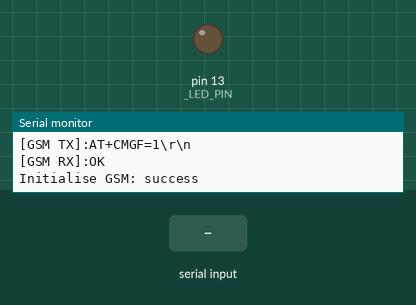
Simulated run of this sketch. Board: Arduino Uno, built with avr-gcc and run on an emulated ATmega328P. Parts: output pins drawn as LEDs (lit = HIGH), the last lines printed to the serial monitor. Dashed ring = blinking. The inputs (shaded band) are chosen by the test bench. The modem accepts every AT command (registered, SIM ready, sends succeed) and sends nothing else.

Above: at 0.1 s.
At 5.7 s:
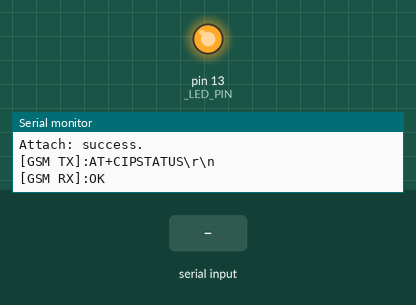
5.8 s: "> \n" received over the second serial link
At 8.9 s:
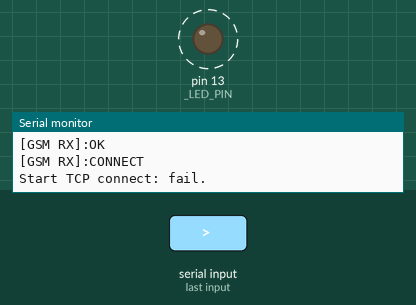
Timing chart, 0 to 14.8 s (numbered marks = the images above; inputs shaded):
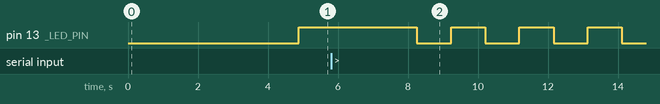

The sketch:

gsmiot_rev1.ino
```cpp
// (licence header left out)
#include <SoftwareSerial.h>

//------------//
// CONFIGURE
//------------//
// Set your server URL and API here.
#define      _SRV_URL       "your_host_url"
#define      _SRV_API       "/api.php"

// Set your SIM provider Access point name here.
#define      _APN_NAME      "giffgaff.com"
#define      _APN_USER      "giffgaff"
#define      _APN_PASSWORD  ""

// Device details:
#define      _DEV_ID        "123456"


///////////////////////////////////////////////////////////////////////////////
// TIMER METHODS                                                             //
///////////////////////////////////////////////////////////////////////////////

// Interrupt driver timer counter. Incremented once per millisecond.
static signed long _msTimerCounter;

// Defines the timer variable type.
#define TTimer long

// Define macro to turn on or off timer1 interrupts.
#define _TM1_INTERRUTS_ON TIMSK1 |= (1 << TOIE1)
#define _TM1_INTERRUTS_OFF TIMSK1 &= ~(1 << TOIE1)


/**
 * Initialise timer. Uses hardware timer1.
 *
 */
void timerInit()
{
  // Initialize timer1
  noInterrupts();           // Disable all interrupts
  TCCR1A = 0;
  TCCR1B = 0;

  TCNT1 = 65475;            // Preload timer 65536-(16MHz/256/1000Hz).
  TCCR1B |= (1 << CS12);    // 256 prescaler.
  TIMSK1 |= (1 << TOIE1);   // Enable timer overflow interrupt.
  interrupts();             // Enable all interrupts.
}


/**
 * Timer1 overflow interrupt.
 */
ISR(TIMER1_OVF_vect)
{
  TCNT1 = 65475;            // Preload timer to time out after ~1ms.
  _msTimerCounter++;        // Increment the 1ms timer counter.
}

/**
 * Get safe value of 1ms timer.
 *
 */
long timerGetTimerCounter()
{
  long t1, t2;

  do  {
    t1 = _msTimerCounter;
    t2 = _msTimerCounter;
  } while (t1 != t2);

  // Return value of timer.
  return t1;
}

/**
 * Sets up timer to time out after a number of milliseconds.
 * Use with timedOut()
 *
 * @param timer Pointer to timer variable.
 * @param value Value in milliseconds to time out.
 */
void timeOutAfter(long *timer, long value)
{
  *timer = timerGetTimerCounter() + value;
}


/**
 * Test timer for time out.
 *
 * @return 0:Not timed out, 1:timed out.
 */
int timedOut(long timer)
{
  long diff;

  diff = timer - timerGetTimerCounter();

  if (diff < 0)
    // Timed out.
    return !0;
  else
    // Not timed out.
    return 0;
}


///////////////////////////////////////////////////////////////////////////////
// GSM METHODS  (for SIM900 shield)                                          //
///////////////////////////////////////////////////////////////////////////////

// GSM uses software serial on io pin 7 & 8. Ensure jumpers
// are set correctly on GSM SIM900 or SIM800 shield.
const byte    GSM_RX_PIN = 7;
const byte    GSM_TX_PIN = 8;

// General purpose GSM line buffer. This is in global space
// to save stack space.
char         _gsmLine[80];

// Define software serial object for GSM.
SoftwareSerial _gsmSer (GSM_RX_PIN, GSM_TX_PIN);

/**
 * Send string to GSM.
 *
 * @param s String to send.
 */
void gsmSend(char *s)
{
  // Out put to monitor.
  Serial.print(F("[GSM TX]:"));
  Serial.println(s);

  // Send to GSM.
  _gsmSer.print(s);
}


/**
 * Send string to GSM and append line feed carriage return.
 *
 * @param s String to send.
 */
void gsmSendLn(char *s)
{
  // Output to monitor.
  Serial.print(F("[GSM TX]:"));
  Serial.print(s);
  Serial.println(F("\\r\\n"));

  // Send the string to GSM.
  _gsmSer.println(s);
}

/**
 * Sends command string to GSM and wait for OK response or timeout.
 *
 * @return 0:No, or wrong response. 1:Success got OK response.
 */
int gsmSendLnWaitOK(char *cmd)
{

  // Send command.
  gsmSendLn(cmd);

  // Get the reponse.
  gsmGetLnWait( _gsmLine, sizeof( _gsmLine), 1000);

  if (strstr(_gsmLine, "OK"))
    return 1;
  else
    return 0;

}

/**
 * Wait for response from GSM. Waits upto msTimeout milliseconds.
 *
 * @param line Line buffer where response will be stored.
 * @param n Size of line buffer.
 * @param msTimeout Max time to wait for response.
 * @return 0:timeout waiting for response. 1: success.
 */
int gsmGetLnWait(char *line, int n, long msTimeout)
{
  char ch;
  char *psz;
  char *pszEnd;
  TTimer msTimer;

  // Initialise.
  psz = line;
  *psz = 0;
  pszEnd = line + n-1;
  timeOutAfter(&msTimer, msTimeout);

  // Collect response line from GSM or timeout.
  while ( 1 ) {
    // Return error if timed out.
    if (timedOut(msTimer)) {
      *psz = 0; // Terminate with null.
      _TM1_INTERRUTS_OFF;
      Serial.print(F("[GSM RX]: "));
      Serial.println(line);
      _TM1_INTERRUTS_ON;
      // Uncomment to reveal time outs.
      //Serial.println("<timed out>");
      return 0;
    }

    // Collect one character.
    if (_gsmSer.available())
      ch = _gsmSer.read();
    else
      // Nothing to collect, go round again.
    continue;

    // Parse collected character.
    switch(ch) {

      // Line feed //
    case '\n':
      // Got a line feed. That means we've received a complete line.
      *psz = 0; // Terminate with null.

      // Ignore blank lines.
      if (line[0] == 0)
        // Try for another.
        continue;

      // Got a non-blank line. Output to monitor and return.
      _TM1_INTERRUTS_OFF;
      Serial.print(F("[GSM RX]:"));
      Serial.println(line );
      _TM1_INTERRUTS_ON;
      return 1; // Success got line.
      break;

      // Carriage return //
    case '\r':
      break;  // Ignore carriage return;

      // All other characters //
    default:
      if ( psz < pszEnd) {
        // Insert char into buffer.
        *psz = ch;
        psz++;
      }
      else {
        // Maxed out buffer.
        *psz = 0;
      }
      break;

    } // end switch
  } // end while ( gsmRxHit() )
}

/**
 * Get connection status.
 */
int gsmGetConnectionStatus(char *line, int n)
{
  // Request connection status.
  gsmSendLn("AT+CIPSTATUS");

  // Get 1st line response.
  gsmGetLnWait(line, n, 1000);     // OK.

  if (gsmGetLnWait(line, n, 1000))
    return 1;
  else
    return 0;
}


/**
 * Get the registration status. Refer to AT command
 * for registration number meanings.
 *
 * @return -1: Error, n:reg status.
 */
int gsmGetRegistrationStatus()
{
    //char line[16];
    int reg;

    // Send the registration command.
    gsmSendLn("AT+CREG?");

    // Get response.
    // Expect "+CREG: 0,1"
    //                  ^- Reg. status.
    if (!gsmGetLnWait(_gsmLine, sizeof(_gsmLine), 500)) {
      // Error, could not get response.
      return -1;
    }
    reg = _gsmLine[9] - '0';

    // Expect OK.
    gsmGetLnWait(_gsmLine, sizeof(_gsmLine), 500);

    // Return registration satus.
    return reg;
}

/**
 * Initiate start of sending data.
 *
 * @return 0:Error, 1:success.
 */
int gsmDataBegin()
{
  //char line[8];

  // Data begin.
  Serial.println(F("Begin data send:..."));
  gsmSendLn("AT+CIPSEND");
  gsmGetLnWait(_gsmLine, sizeof(_gsmLine), 2000);
  if (!strstr(_gsmLine, "> ")) {
    // Error.
    Serial.println(F("Begin data send:fail."));
    return 0;
  }

  // Success.
  Serial.println(F("Begin data send:sucess."));
  return 1;
}

/**
 * End data send.
 *
 * @return 0:Error, 1:Success.
 */
int gsmDataEnd()
{
  //char line[16];

  // Send a 0x1A to invoke sending data thats in the GSM transmit
  // buffer. This can take serveral seconds.
  Serial.println(F("End data send:..."));
  _gsmLine[0] = 0x1A;
  _gsmLine[1] = 0;
  gsmSend(_gsmLine);

  // Expect SEND OK response from GSM. Allow good half minute for this.
  gsmGetLnWait(_gsmLine, sizeof(_gsmLine), 30000);
  if (!strstr(_gsmLine, "SEND OK")) {
      // Error did not get expected response.
      Serial.println(F("End data send:fail"));
      return 0;
  }

  // Success.
  Serial.println(F("End data send:sucess."));
  return 1;
}


/**
 * Close socket.
 *
 */
int gsmSocketDisconnect()
{
  //char line[10];

  Serial.println(F("Disconnect:..."));
  gsmSendLn("AT+CIPSHUT");
  gsmGetLnWait(_gsmLine, sizeof(_gsmLine), 10000);
  if (!strstr(_gsmLine, "SHUT OK")) {
    // Failed to disconnect.
    Serial.println(F("Disconnect: fail."));
    return 0;
  }

  // Success.
  Serial.println(F("Disconnect success."));
  return 1;
}


/**
 * Connect to socket.
 *
 * @return  0: Fail. 1:success.
 */
int gsmSocketConnect()
{
  //char line[32];
  int i, reg;


  // Wait for registration.
  Serial.println(F("Registration:..."));
  i = 6;
  while(1) {

    reg = gsmGetRegistrationStatus();
    if (reg==1 || reg==5)
      // Great, registered with network. Break from loop.
      break;

    // Another attempt.
    if (i-- == 0) {
      // Too manu attempts. Return error.
      Serial.println(F("Registration: not registered."));
      return 0;
    }

    // Check in 5 seconds time.
    delay(5000);
  }
  Serial.println(F("Registration: registered."));


  // Shut CIP.
  Serial.println(F("Shut:..."));
  gsmSendLn("AT+CIPSHUT");
  if (!gsmGetLnWait(_gsmLine, sizeof(_gsmLine), 500)) {
      Serial.println(F("Shut: fail."));
      return 0;
  }

  if (!strstr(_gsmLine, "SHUT OK")) {
      Serial.println(F("Shut: fail."));
      return 0;
  }

  // Attach.
  Serial.println("Attach:...");
  if (!gsmSendLnWaitOK("AT+CGATT=1")) {
      Serial.println(F("Attach: fail."));
      return 0;
  }
  Serial.println(F("Attach: success."));
  gsmGetConnectionStatus(_gsmLine, sizeof(_gsmLine));


  // Define PDP context.
  Serial.println(F("Set PDP:..."));
  sprintf(_gsmLine, "AT+CGDCONT=1,\"IP\",\"%s\"", _APN_NAME );
    if (!gsmSendLnWaitOK(_gsmLine)) {
    Serial.println(F("Set PDP fail."));
    return 0;
  }
  Serial.println(F("Set PDP: success."));
  gsmGetConnectionStatus(_gsmLine, sizeof(_gsmLine));

  // Set APN.
  Serial.println(F("Set APN:..."));
  sprintf(_gsmLine, "AT+CSTT=\"%s\",\"%s\",\"%s\"", _APN_NAME, _APN_USER, _APN_PASSWORD);
  if (!gsmSendLnWaitOK(_gsmLine)) {
    Serial.println(F("Set APN fail."));
    return 0;
  }
  Serial.println(F("Set APN: success."));
  gsmGetConnectionStatus(_gsmLine, sizeof(_gsmLine));

  // Bring up wirless. This can take many seconds.
  Serial.println(F("Bring up wireless:..."));
  gsmSendLn("AT+CIICR");
  gsmGetLnWait(_gsmLine, sizeof(_gsmLine), 30000);
  if (!strstr(_gsmLine, "OK")) {
    Serial.println(F("Bring up wireless: fail."));
    return 0;
  }
  Serial.println(F("Bring up wireless: success."));

  // Get local IP address.
  gsmSendLn("AT+CIFSR");
  gsmGetLnWait(_gsmLine, sizeof(_gsmLine), 500);
  gsmGetConnectionStatus(_gsmLine, sizeof(_gsmLine));


  // Start TCP connection.
  Serial.println(F("Start TCP connect:..."));
  gsmSend("AT+CIPSTART=\"TCP\",\"");
  gsmSend(_SRV_URL);                          // _SRV_URL
  gsmSendLn("\",\"80\"");                // Port.

  // Expect OK.
  gsmGetLnWait(_gsmLine, sizeof(_gsmLine), 30000);
  if (!strstr(_gsmLine, "OK")) {
    Serial.println(F("Start TCP connect: fail."));
    return 0;
  }
  // Expect CONNECT OK.
  gsmGetLnWait(_gsmLine, sizeof(_gsmLine), 30000);
  if (!strstr(_gsmLine, "CONNECT OK")) {
    Serial.println(F("Start TCP connect: fail."));
    return 0;
  }
  Serial.println(F("Start TCP connect: success."));

  // Success.
  return 1;
}


/**
 * Initialise GSM.
 *
 * @return 0:Initialise error, 1:Success.
 */
int gsmInit()
{
  int tries = 0;

  // Open serial communications to GSM and initialise.
  _gsmSer.begin(9600);

  // Loop until got AT response.
  while (1) {
    if (tries++ > 5) {
      Serial.println(F("Is the GSM powered up?"));
      tries = 0;
    }

    // Send AT command.
    Serial.println(F("Initialise GSM:..."));
    _gsmSer.flush();
    gsmSendLn("AT");

    // Expect echoed AT or OK response.
    if (!gsmGetLnWait(_gsmLine, sizeof(_gsmLine), 1000) != 0)
      // Timed out waiting for response. Try again.
      continue;

    if (strstr(_gsmLine, "OK")) {
      // Great! Echo is turned off, all done.
      break;
    }

    if (strstr(_gsmLine, "AT")) {
      // Echo not off so lets turn it off.
      _gsmSer.flush();
      gsmSendLn("ATE0");
    }
  }

  // Text mode.
  gsmSendLnWaitOK("AT+CMGF=1");

  // Sucess.
  Serial.println(F("Initialise GSM: success"));
  return 1;
}


///////////////////////////////////////////////////////////////////////////////
// APPLICATION CODE                                                          //
///////////////////////////////////////////////////////////////////////////////

// Timer for LED blink one second blink.
TTimer        _ledTimer;

// Timer for server update rate.
TTimer        _serverUpdateTimer;

// Define pin for LED.
#define       _LED_PIN 13

// Define pin used for reading analogue potentionmeter.
#define       _POT_PIN 0

/**
 * Send sensor data to server.
 *
 * @param field1 Field 1 sensor value to send to server.
 * @return 0:failed to send, 1: successful send.
 */
int sendSensorDataToServer(int field1)
{
  char line[40];
  int len;
  char lenStr[4];


  //-------------------
  // Connect to socket.
  //--------------------
  _gsmSer.flush();
  if (!gsmSocketConnect())
    return 0;

  //-----------
  // Send data.
  //-----------

  // Begin data send.
  if (!gsmDataBegin()) {
    // Error occured.
    return 0;
  }

  // Assemble HTTP POST data string.
  sprintf(line, "device_id=%s&field1=%d", _DEV_ID, field1);
  len = strlen(line);
  sprintf(lenStr, "%d", len);

  // Send the HTTP POST header.
  gsmSend("POST "); gsmSend(_SRV_API); gsmSendLn(" HTTP/1.1");
  gsmSend("Host: "); gsmSendLn(_SRV_URL);
  gsmSendLn("Connection: close");
  gsmSendLn("Content-Type: application/x-www-form-urlencoded");
  gsmSend("Content-Length: "); gsmSendLn(lenStr);
  gsmSendLn("");

  // Send HTTP data.
  gsmSendLn(line);


  if (!gsmDataEnd()) {
    // Error ending data send.
    return 0;
  }

  //--------------------------------------
  // Collect response from server, if any.
  //--------------------------------------
  Serial.println(F("\r\nServer response:..."));
  while (1) {

    if (!gsmGetLnWait(line, sizeof(line), 1000)) {
      // Timed out. No response or no more lines sent by server.
      break;
    }
    // This is where to process the received line of data if needed.

  }
  Serial.println(F("Server response: end\r\n"));


  //--------------------
  // Disconnect socket.
  //--------------------
  if (!gsmSocketDisconnect())
    return 0;
  else
    return 1;
}

/**
 * Setup. Execution starts here.
 */
void setup()
{
  // Set the LED pin and timer.
  pinMode(_LED_PIN, OUTPUT);
  timeOutAfter(&_ledTimer, 5000);

  // Initialise the timer. General purpose timer.
  timerInit();

  // Initialise the monitor.
  Serial.begin(9600);
  while(!Serial);

  // Initialise GSM.
  gsmInit();

  // Set initial server update to take place in 5 seconds.
  timeOutAfter(&_serverUpdateTimer, 5000);
}

/**
 * Main program loop.
 */
void loop()
{
  int potVal;


  // Every second.
  if (timedOut(_ledTimer) ) {
    // Reload timer counter.
    timeOutAfter(&_ledTimer, 1000);

    // Toggle LED.
    digitalWrite(_LED_PIN, digitalRead(_LED_PIN) ^ 1);
  }


  // Send sensor data to server every minute.
  if (timedOut(_serverUpdateTimer) ) {
    // Set to time out in one minute.
    timeOutAfter(&_serverUpdateTimer, 60000);

    // Read the value of the potentiometer (sensor) and send it to the
    // server.
    potVal = analogRead(_POT_PIN);
    sendSensorDataToServer( potVal);
  }

}
```

Measured:
- by itself, pin 13 (_LED_PIN): alternates HIGH for 0.98 s and LOW for 0.98 s
